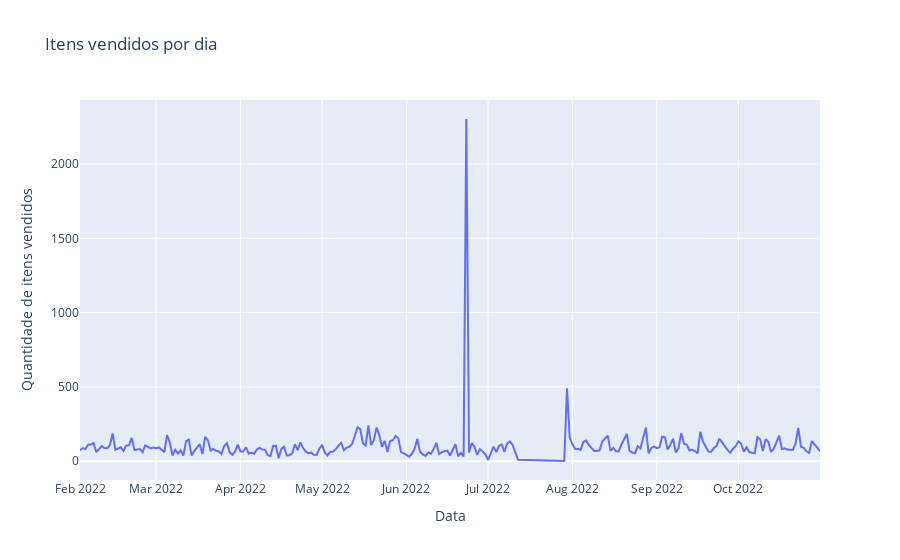

The notebook cell saved with this chart:
### Code cell
px.line(grouped_by_date, x = 'data', y = 'item_count', title = 'Itens vendidos por dia', labels= {'item_count' : 'Quantidade de itens vendidos','data': 'Data'})

### Figure 1 — Plotly figure (JSON) as saved in the notebook; plotly's stock layout.template omitted (floating-point values rounded to 4 significant figures; data arrays with more than 128 entries replaced by an {"elided": "..."} marker saying what was removed)
{"data": [{"hovertemplate": "Data=%{x}<br>Quantidade de itens vendidos=%{y}<extra></extra>", "legendgroup": "", "line": {"color": "#636efa", "dash": "solid"}, "marker": {"symbol": "circle"}, "mode": "lines", "name": "", "orientation": "v", "showlegend": false, "type": "scatter", "x": {"elided": "253 str values"}, "xaxis": "x", "y": {"elided": "253 int values"}, "yaxis": "y"}], "layout": {"legend": {"tracegroupgap": 0}, "title": {"text": "Itens vendidos por dia"}, "xaxis": {"anchor": "y", "domain": [0, 1], "title": {"text": "Data"}}, "yaxis": {"anchor": "x", "domain": [0, 1], "title": {"text": "Quantidade de itens vendidos"}}}}
